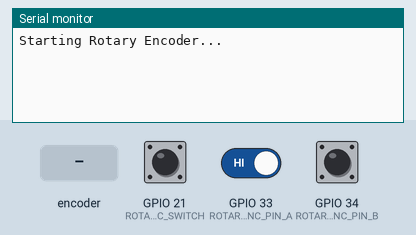
Recording of a sketch running on a simulated ESP32. Shown: the last lines printed to the serial monitor. The test bench sets the inputs (shaded band); at power-on: GPIO 33 (ROTARY_ENC_PIN_A) HIGH, GPIO 21 (ROTARY_ENC_SWITCH) HIGH, GPIO 34 (ROTARY_ENC_PIN_B) HIGH.

Above: at 1.2 s.
1.3 s: rotary encoder on GPIO 21 (ROTARY_ENC_SWITCH) / GPIO 34 (ROTARY_ENC_PIN_B) turned 1 step (first pin leading)
At 2.3 s:
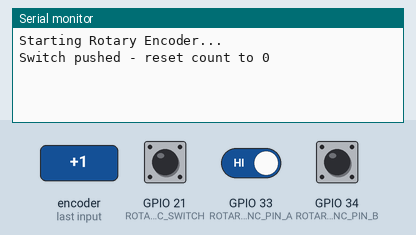
3.0 s: GPIO 33 (ROTARY_ENC_PIN_A) driven LOW
At 3.6 s:
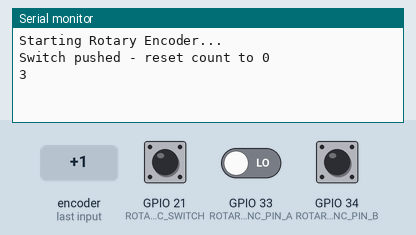
4.5 s: rotary encoder on GPIO 21 (ROTARY_ENC_SWITCH) / GPIO 34 (ROTARY_ENC_PIN_B) turned 2 steps (second pin leading)
At 6.0 s:
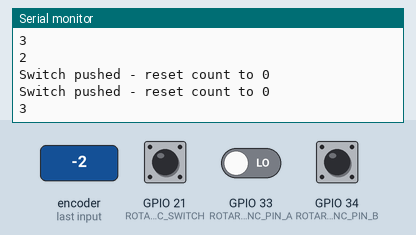
6.4 s: GPIO 33 (ROTARY_ENC_PIN_A) driven HIGH
At 7.4 s:
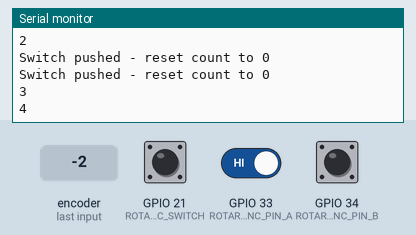
Timing chart, 0 to 8.9 s (numbered marks = the images above; inputs shaded):
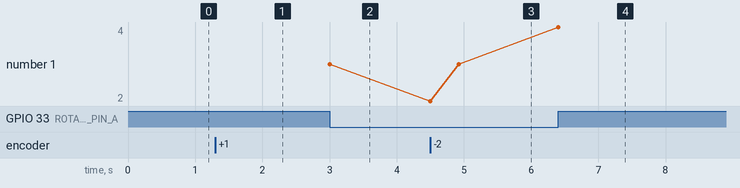

Measured:
- after the input at 1.3 s, the serial monitor: prints a new line at once (image 1)
- after the input at 3.0 s, the serial monitor: prints a new line at once (image 2)
- after the input at 4.5 s, the serial monitor: prints a new line at once (image 3)
- after the input at 6.4 s, the serial monitor: prints a new line at once (image 4)
- plotted number 1: 3 → 4 after the input at 6.4 s

The sketch:

rotary-encoder-polling.ino
```cpp
/*------------------------------------------------------------------------------------
   RotaryEncoder_Lesson1

   This is a sample program to demonstrate the use of an incremental rotary encoder.
   It uses a simple method of polling the encoder's outputs and displaying the results
   on an Arduino monitor.
  ----------------------------------------------------------------------------------- */

const unsigned int ROTARY_ENC_PIN_A  = 33;
const unsigned int ROTARY_ENC_PIN_B  = 34;
const unsigned int ROTARY_ENC_SWITCH = 21;

// Direction    ┌─  ccw  ─┐  N  ┌─  cw  ─┐
// Index         0  1  2  3  4  5  6  7  8
byte aState[] = {3, 2, 0, 1, 3, 2, 0, 1, 3};
byte lastState = 3;
int count = 0;
unsigned int index_r = 4;

// The setup function runs once and configures the 3 pins used
// to process the signals received from the rotary encoder
void setup()
{
  Serial.begin(9600);
  Serial.println("\nStarting Rotary Encoder...");

  pinMode(ROTARY_ENC_PIN_A,  INPUT);
  pinMode(ROTARY_ENC_PIN_B,  INPUT);
  pinMode(ROTARY_ENC_SWITCH, INPUT_PULLUP);
}

void loop()
{
  byte currState;

  // We form our current state value by assigning the signal
  // from pin A to bit1 and signal from pin B to bit0
  currState = (digitalRead(ROTARY_ENC_PIN_A) * 2) + digitalRead(ROTARY_ENC_PIN_B);
  if (currState != lastState)
  {
    // New state detected.
    // Check if we're moving in the clockwise direction
    if (currState == aState[index_r + 1])
    {
      index_r++;
      Serial.println(index_r);
      if (8 == index_r)
      {
        // Successfully completed the sequence of 3->2->0->1->3 for cw.
        // Increment the count and reset the index to the nominal setting.
        count++;
        index_r = 4;
        Serial.print("CW   ");
        Serial.println(count);
      }
    }
    // Check if we're moving in the counterclockwise direction
    else if (currState == aState[index_r - 1])
    {
      index_r--;
      Serial.println(index_r);
      if (0 == index_r)
      {
        // Successfully completed the sequence of 3->1->0->2->3 for ccw.
        // Decrement the count and reset the index to the nominal setting.
        count--;
        index_r = 4;
        Serial.print("CCW  ");
        Serial.println(count);
      }
    }
    lastState = currState;
  }

/*
 * Delays for demonstration
 */
  //delay(5);

  if (!digitalRead(ROTARY_ENC_SWITCH))
  {
    // Switch was pushed (active LOW).
    // Reset the count and debounce the switch contacts.
    count = 0;
    Serial.println("Switch pushed - reset count to 0");
    delay(100);
    while (!digitalRead(ROTARY_ENC_SWITCH));
    delay(100);
  }
}
```
